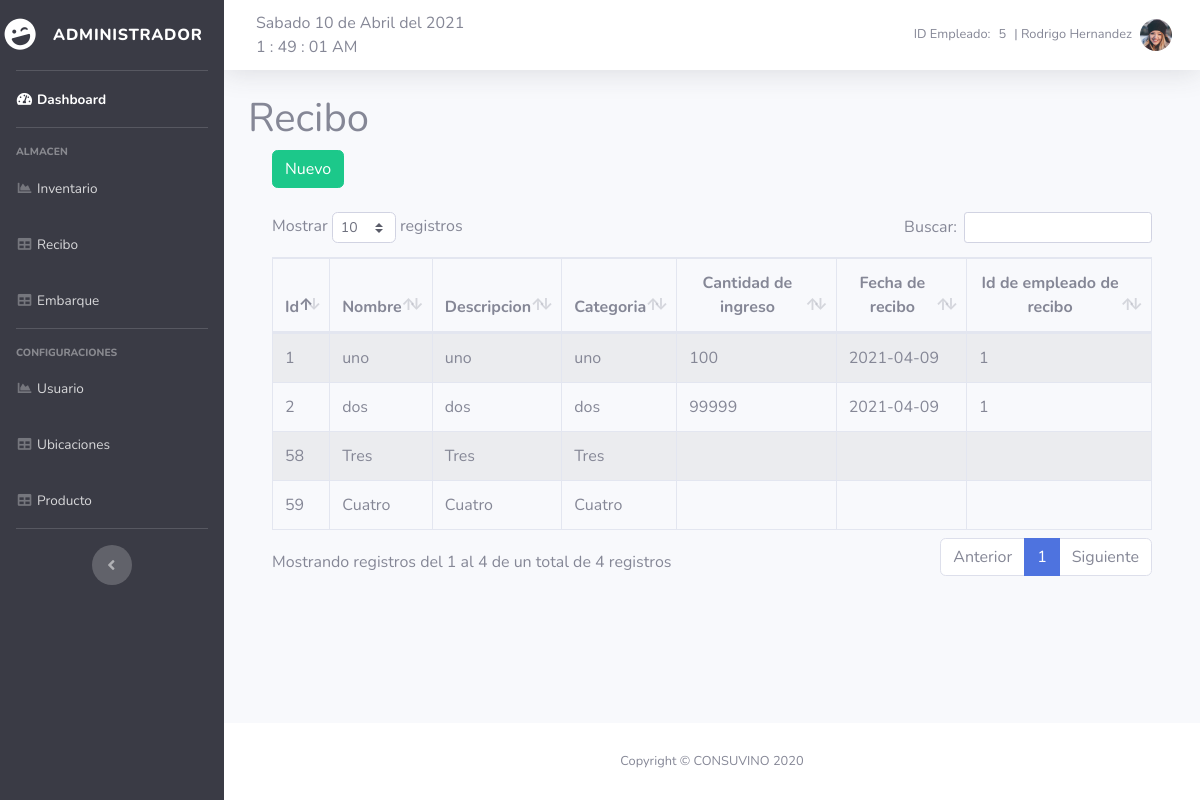
Page /recibo.php (signed in) on the committed database.
### tables this page shows
CREATE TABLE `producto` (
                            `id` int(11) NOT NULL,
                            `nombre` varchar(50) NOT NULL,
                            `descripcion` varchar(100) NOT NULL,
                            `categoria` varchar(50) NOT NULL,
                            `existencia` int(11) DEFAULT 0,
                            `fechaEntrada` date DEFAULT NULL,
                            `cantidadEntrada` int(11) DEFAULT NULL,
                            `fechaSalida` varchar(50) DEFAULT NULL,
                            `cantidadSalida` int(11) DEFAULT NULL,
                            `IdEmpRecibo` int(11) DEFAULT NULL,
                            `IdEmpSurte` int(11) DEFAULT NULL
);

### recibo.php (the view, shortened to what this page needs)
<?php require_once "vistas/parte_superior.php"?>
    <div class="container">
        <h1>Recibo</h1>
        <?php
        $pdo = new Conexion();
        $query2 =$pdo->prepare("SELECT * FROM producto");
        $query2->execute();
        $data=$query2->fetchAll(PDO::FETCH_ASSOC);
        ?>
        <div class="container">
            <div class="row">
                <div class="col-lg-12">
                    <button id="btnNuevoR" type="button" class="btn btn-success" data-toggle="modal">Nuevo</button>
                </div>
            </div>
        </div>
        <br>
        <div class="container">
            <div class="row">
                <div class="col-lg-12">
                    <div class="table-responsive">
                        <table id="tablaRecibo" class="table table-striped table-bordered table-condensed" style="width:100%">
                            <thead class="text-center">
                            <tr>
                                <th>Id</th>
                                <th>Nombre</th>
                                <th>Descripcion</th>
                                <th>Categoria</th>
                                <th>Cantidad de ingreso</th>
                                <th>Fecha de recibo</th>
                                <th>Id de empleado de recibo</th>
                            </tr>
                            </thead>
                            <tbody>
                            <?php
                            foreach($data as $dat) {
                                ?>
                                <tr>
                                    <td><?php echo $dat['id'] ?></td>
                                    <td><?php echo $dat['nombre'] ?></td>
                                    <td><?php echo $dat['descripcion'] ?></td>
                                    <td><?php echo $dat['categoria'] ?></td>
                                    <td><?php echo $dat['cantidadEntrada'] ?></td>
                                    <td><?php echo $dat['fechaEntrada'] ?></td>
                                    <td><?php echo $dat['IdEmpRecibo'] ?></td>
                                </tr>
                                <?php
                            }
                            ?>
                            </tbody>
                        </table>
                    </div>
                </div>
            </div>
        </div>
    </div>
<?php require_once "vistas/parte_inferior.php"?>

### rows in the picture
producto: id "1", nombre "uno", descripcion "uno", categoria "uno", cantidadEntrada "100", fechaEntrada "2021-04-09", IdEmpRecibo "1"
producto: id "2", nombre "dos", descripcion "dos", categoria "dos", cantidadEntrada "99999", fechaEntrada "2021-04-09", IdEmpRecibo "1"
producto: id "58", nombre "Tres", descripcion "Tres", categoria "Tres"
producto: id "59", nombre "Cuatro", descripcion "Cuatro", categoria "Cuatro"

### other values in the picture
$_SESSION['privilegios'] "ADMINISTRADOR"
$_SESSION['IdUsuario'] "5"
$_SESSION['nombreUsuario'] "Rodrigo Hernandez"
